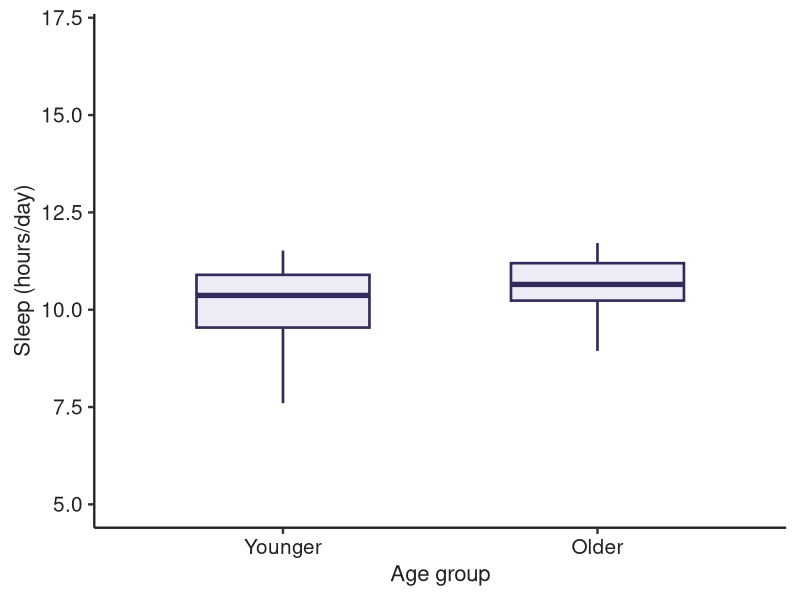
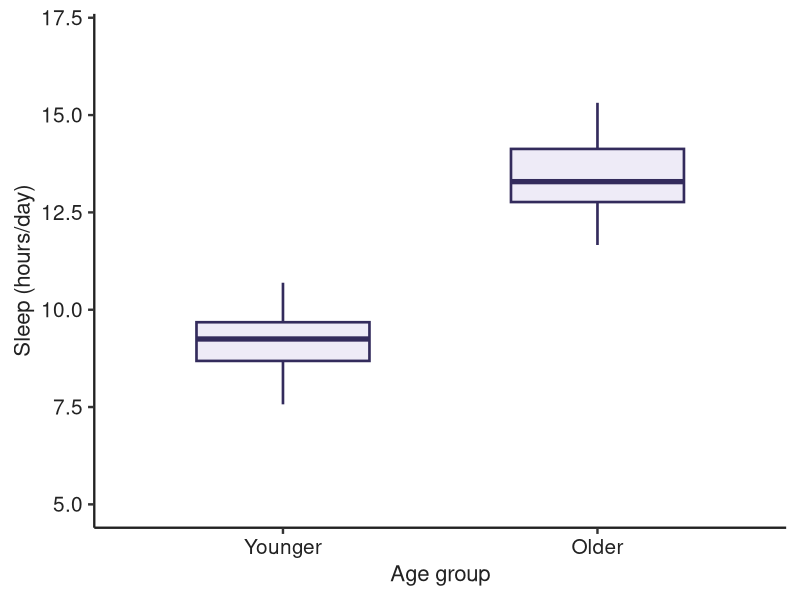
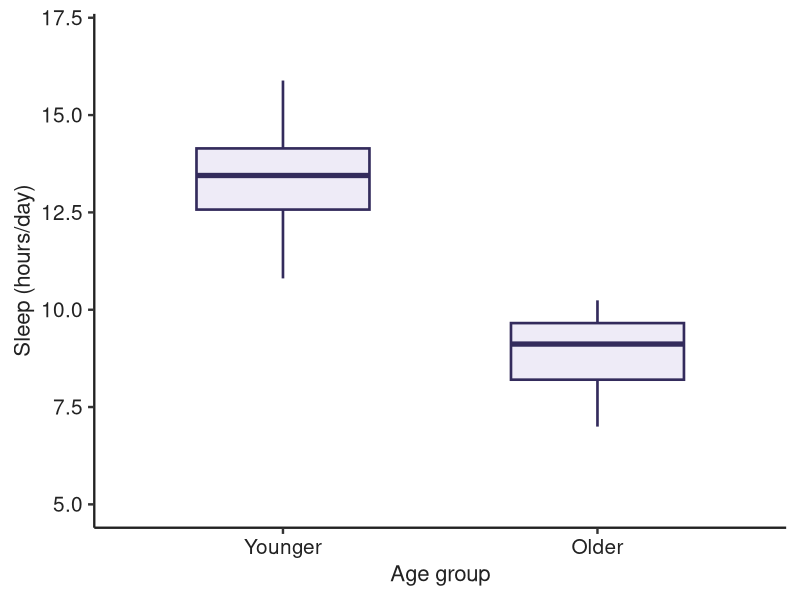
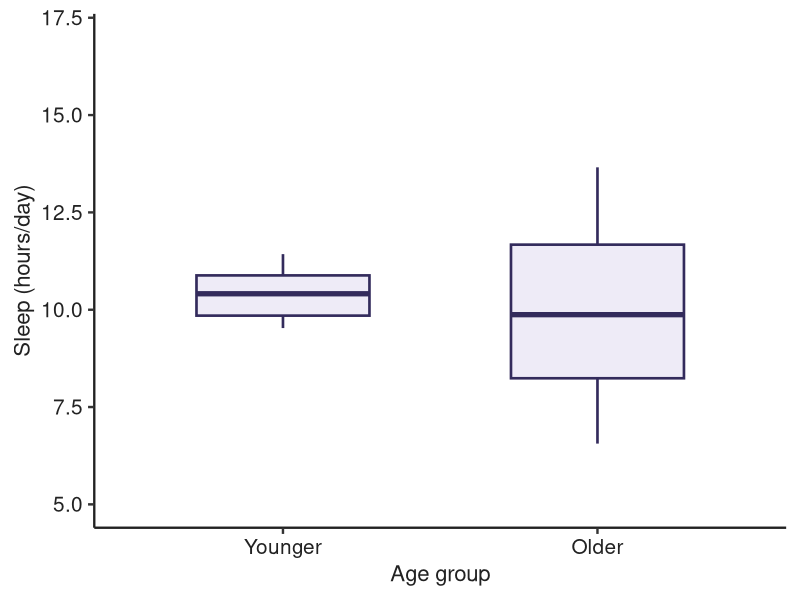
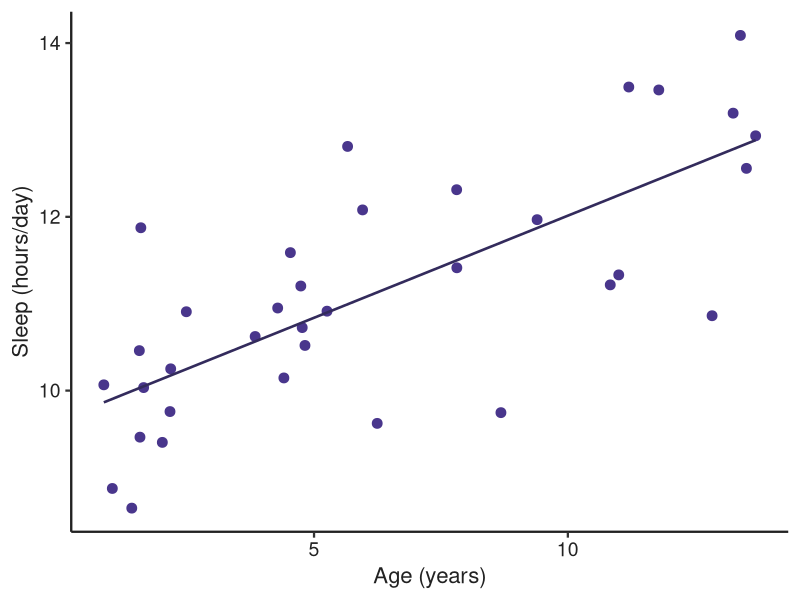

Write R code to recreate these figures, in order.
## ---- chunk 1
#| label: fig-dog-sleep-age-groups
#| fig-cap: "Four possible patterns in daily sleep time between younger and older dogs."
#| fig-subcap:
#|   - "Similar sleep time between age groups."
#|   - "Older dogs sleep longer."
#|   - "Younger dogs sleep longer."
#|   - "Greater variation in sleep time among older dogs."
#| fig-alt: "Four separate boxplots arranged in a two-by-two grid. They show similar sleep time between age groups, longer sleep among older dogs, longer sleep among younger dogs, and greater variation among older dogs."
#| layout-ncol: 2
#| fig-width: 4.2
#| fig-height: 3.8
#| echo: false

library(ggplot2)

set.seed(2022)

make_sleep_data <- function(
  younger_mean,
  older_mean,
  younger_sd = 1,
  older_sd = 1
) {
  data.frame(
    Age_group = factor(
      rep(c("Younger", "Older"), each = 20),
      levels = c("Younger", "Older")
    ),
    Sleep_hours = c(
      rnorm(20, mean = younger_mean, sd = younger_sd),
      rnorm(20, mean = older_mean, sd = older_sd)
    )
  )
}

make_sleep_plot <- function(data) {
  ggplot(data, aes(x = Age_group, y = Sleep_hours)) +
    geom_boxplot(
      width = 0.55,
      outlier.shape = NA,
      fill = "#eeebf7",
      colour = "#332b5c",
      linewidth = 0.9
    ) +
    coord_cartesian(ylim = c(5, 17)) +
    labs(
      x = "Age group",
      y = "Sleep (hours/day)"
    ) +
    theme_classic(base_size = 18) +
    theme(
      axis.text = element_text(
        colour = "#222222",
        size = 15
      ),
      axis.title = element_text(
        colour = "#222222",
        size = 16
      ),
      axis.line = element_line(
        colour = "#222222",
        linewidth = 0.8
      ),
      plot.margin = margin(10, 10, 10, 10)
    )
}

similar_sleep <- make_sleep_plot(
  make_sleep_data(younger_mean = 10.5, older_mean = 10.5)
)
older_sleep_longer <- make_sleep_plot(
  make_sleep_data(younger_mean = 9, older_mean = 13)
)
younger_sleep_longer <- make_sleep_plot(
  make_sleep_data(younger_mean = 13, older_mean = 9)
)
older_sleep_varies <- make_sleep_plot(
  make_sleep_data(
    younger_mean = 10.5,
    older_mean = 10.5,
    younger_sd = 0.5,
    older_sd = 2
  )
)

similar_sleep
older_sleep_longer
younger_sleep_longer
older_sleep_varies
## ---- chunk 2
#| label: fig-dog-sleep-age-continuous
#| fig-cap: "One possible relationship between daily sleep time and age in dogs."
#| fig-alt: "Scatterplot of daily sleep time in hours against dog age in years, showing a moderate increase in sleep time across the age range."
#| echo: false
#| message: false

dog_age_example <- data.frame(
  Age_years = runif(35, min = 0.5, max = 14)
)
dog_age_example$Sleep_hours <- 9.5 +
  0.25 * dog_age_example$Age_years +
  rnorm(35, mean = 0, sd = 1)

ggplot(dog_age_example, aes(x = Age_years, y = Sleep_hours)) +
  geom_point(
    colour = "#49368c",
    size = 3
  ) +
  labs(
    x = "Age (years)",
    y = "Sleep (hours/day)"
  ) +
  geom_smooth(
    method = "lm",
    colour = "#332b5c",
    linewidth = 0.9,
    se = FALSE
  ) +
  theme_classic(base_size = 17) +
  theme(
    axis.text = element_text(
      colour = "#222222",
      size = 14
    ),
    axis.title = element_text(
      colour = "#222222",
      size = 16
    ),
    axis.line = element_line(
      colour = "#222222",
      linewidth = 0.8
    )
  )
